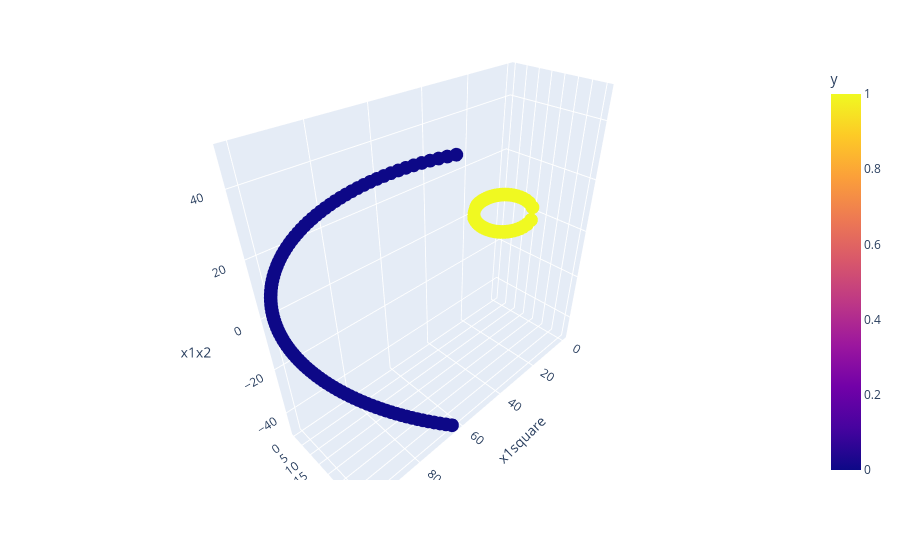

The code cell stored with this chart in its notebook:
### Code cell
import plotly.express as px
fig = px.scatter_3d(df1, x="x1square", y="x2square", z="x1x2", color="y")
fig.show()

### Figure 1 — Plotly figure (JSON) as saved in the notebook; plotly's stock layout.template omitted (floating-point values rounded to 4 significant figures; data arrays with more than 128 entries replaced by an {"elided": "..."} marker saying what was removed)
{"data": [{"hovertemplate": "x1square=%{x}<br>x2square=%{y}<br>x1x2=%{z}<br>y=%{marker.color}<extra></extra>", "legendgroup": "", "marker": {"color": {"elided": "332 int values"}, "coloraxis": "coloraxis", "symbol": "circle"}, "mode": "markers", "name": "", "scene": "scene", "showlegend": false, "type": "scatter3d", "x": {"elided": "332 float values"}, "y": {"elided": "332 float values"}, "z": {"elided": "332 float values"}}], "layout": {"coloraxis": {"colorbar": {"title": {"text": "y"}}, "colorscale": [[0, "#0d0887"], [0.1111, "#46039f"], [0.2222, "#7201a8"], [0.3333, "#9c179e"], [0.4444, "#bd3786"], [0.5556, "#d8576b"], [0.6667, "#ed7953"], [0.7778, "#fb9f3a"], [0.8889, "#fdca26"], [1, "#f0f921"]]}, "legend": {"tracegroupgap": 0}, "margin": {"t": 60}, "scene": {"domain": {"x": [0, 1], "y": [0, 1]}, "xaxis": {"title": {"text": "x1square"}}, "yaxis": {"title": {"text": "x2square"}}, "zaxis": {"title": {"text": "x1x2"}}}}}
